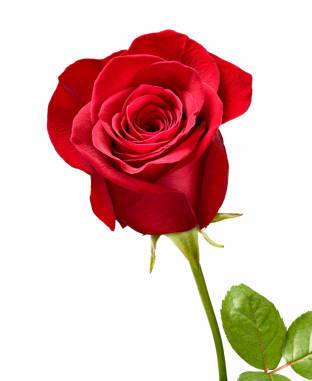
#> input picture rose image.jpg, 312 x 381 px
$ python 'Rose Detector.py'
#> lines starting #> are read from the running program, lines starting #| are printed output that depends on the picture; after the words box and inside, x2 and y2 are one past the last pixel; in counts of white or black regions, pixels touching at a corner belong together
import cv2


def null(e=None):
    pass


rose_img = cv2.imread("rose image.jpg")
#> rose_img is the input picture: shape (381, 312, 3); mean B, G, R 181.5, 185.3, 224.8

scale_factor = 50
minimum_neighbour = 35

cv2.namedWindow("Rose Detector")
cv2.createTrackbar("Scale Factor", "Rose Detector", scale_factor, 100, null)
cv2.createTrackbar("Minimum Neighbour", "Rose Detector", minimum_neighbour, 100, null)

rose_detector = cv2.CascadeClassifier("rose_classifier.xml")

while 1:
    img = rose_img.copy()
    img_gray = cv2.cvtColor(img, cv2.COLOR_BGR2GRAY)
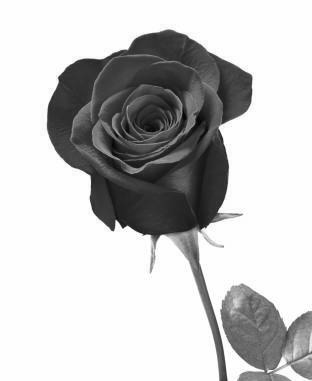
#> img_gray: shape (381, 312); min 0, max 255, mean 196.6

    scale_factor, minimum_neighbour = cv2.getTrackbarPos("Scale Factor", "Rose Detector") / 10, \
                                      cv2.getTrackbarPos("Minimum Neighbour", "Rose Detector")
    if scale_factor <= 1:
        scale_factor = 1.1

    print(scale_factor, minimum_neighbour)
    roses = rose_detector.detectMultiScale(img_gray, scaleFactor=scale_factor, minNeighbors=minimum_neighbour)
#> roses = [[100, 74, 100, 100]]
    for rose in roses:
        x, y, w, h = rose
        x, y, w, h = x-50, y-50, w+50, h+50
        cv2.rectangle(img, (x, y), (x + w, y + h), (50, 255, 50), 2)
#> this loop made 1 pass
#> (rose, x, y, w, h) on pass 1: ([100, 74, 100, 100], 50, 24, 150, 150)
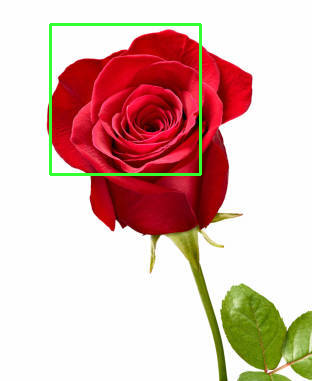
#> img: shape (381, 312, 3); 1.51% of pixels changed, all inside (x1, y1, x2, y2) = (49, 23, 202, 176)

    cv2.imshow("Rose Detector", img)

    key_stroke = cv2.waitKey(1000)
#> (key Esc is pressed here)
    if key_stroke in [13, 27]:
        cv2.destroyAllWindows()
        break
